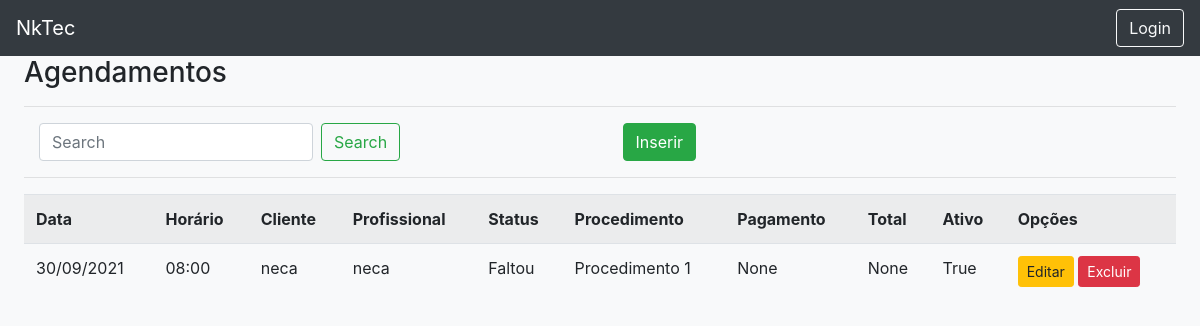
Screenshot of /list/appointment/ with the database file from the repository.
### registrations/models.py (models this page shows, shortened)
class Appointment(models.Model):
    client = models.ForeignKey(User, models.DO_NOTHING, related_name="clientss", verbose_name="Cliente")
    professional = models.ForeignKey(User, models.DO_NOTHING, related_name="professionalss", verbose_name="Profissional")
    status = models.ForeignKey(Status, models.DO_NOTHING, verbose_name="Status")
    procedure = models.ForeignKey(Procedure, models.DO_NOTHING, verbose_name="Procedimento")
    payment = models.ForeignKey(Payment, models.DO_NOTHING,null=True,blank=True, verbose_name="Pagamento")
    appdate = models.CharField(max_length=10, verbose_name="Data")#format dd/mm/yyyy
    apphour = models.CharField(max_length=5, verbose_name="Horário")#format hh:mm
    total = models.IntegerField(blank = True, null = True, verbose_name="Total")
    active = models.BooleanField(default=True, verbose_name="Ativo")
    created_at = models.DateTimeField(auto_now=True, verbose_name="Criado em")

class Status(models.Model):
    status_id = models.AutoField(primary_key=True)
    name = models.CharField(max_length=255, verbose_name="Nome")
    active = models.BooleanField(default=True, verbose_name="Ativo")
    def __str__(self):
        return self.name

class Procedure(models.Model):
    procedure_id = models.AutoField(primary_key=True)
    name = models.CharField(max_length=255, verbose_name="Nome")
    active = models.BooleanField(default=True, verbose_name="Ativo")
    time = models.IntegerField(blank=True, null=True, verbose_name="Tempo")
    price = models.FloatField(blank=True, null=True,default= 0, verbose_name="Preço")
    def __str__(self):
        return self.name

### users/models.py (models this page shows)
class User(AbstractUser):
    pass

### registrations/views.py (the view)
# urls.py: path('list/appointment/', AppointmentList.as_view(), name ='list-appointment'),
class AppointmentList(ListView):
    model = Appointment
    template_name = 'registrations/lists/appointment.html'

### registrations/templates/registrations/lists/appointment.html
{% extends 'pages/template.html' %}
{% load static %}
{% block content %}
<h3>Agendamentos</h3>
<hr>
<div class="row ml-auto">
    <div class="col-sm">
        <form method="get" class="form-inline my-2 my-lg-0 mt-2" action="">
            <input class="form-control mr-sm-2" type="search" placeholder="Search" aria-label="Search" id="search"
                name="search" autofocus>
            <button class="btn btn-outline-success my-2 my-sm-0" type="submit">Search</button>
        </form>
    </div>
    <div class="col-sm">
        <a href="{% url 'create-appointment' %}" class="btn btn-success">Inserir</a>
    </div>
</div>
<hr>
<div class="table-responsive">
    <table class="table table-striped">
        <tr>
            <th>Data</th>
            <th>Horário</th>
            <th>Cliente</th>
            <th>Profissional</th>
            <th>Status</th>
            <th>Procedimento</th>
            <th>Pagamento</th>
            <th>Total</th>
            <th>Ativo</th>
            <th>Opções</th>
        </tr>
        {% for obj in object_list %}
        <tr>
            <td>{{obj.appdate}}</td>
            <td>{{obj.apphour}}</td>
            <td>{{obj.client}}</td>
            <td>{{obj.professional}}</td>
            <td>{{obj.status}}</td>
            <td>{{obj.procedure}}</td>
            <td>{{obj.payment}}</td>
            <td>{{obj.total}}</td>
            <td>{{obj.active}}</td>
            <td>
                <a href="{% url 'edit-appointment' obj.pk %}" class="btn btn-warning btn-sm">Editar</a>
                <a href="{% url 'delete-appointment' obj.pk %}" class="btn btn-danger btn-sm">Excluir</a>
            </td>
        </tr>
        {% empty %}
        <tr>
            <td colspan="3">
                Nenhum Registro encontrado
            </td>
        </tr>
        {% endfor %}
    </table>
</div>
{% endblock %}

### rows the page displays
Appointment: appdate "30/09/2021", apphour "08:00", client "neca", professional "neca", status "Faltou", procedure "Procedimento 1", payment "None", total "None", active "True"
